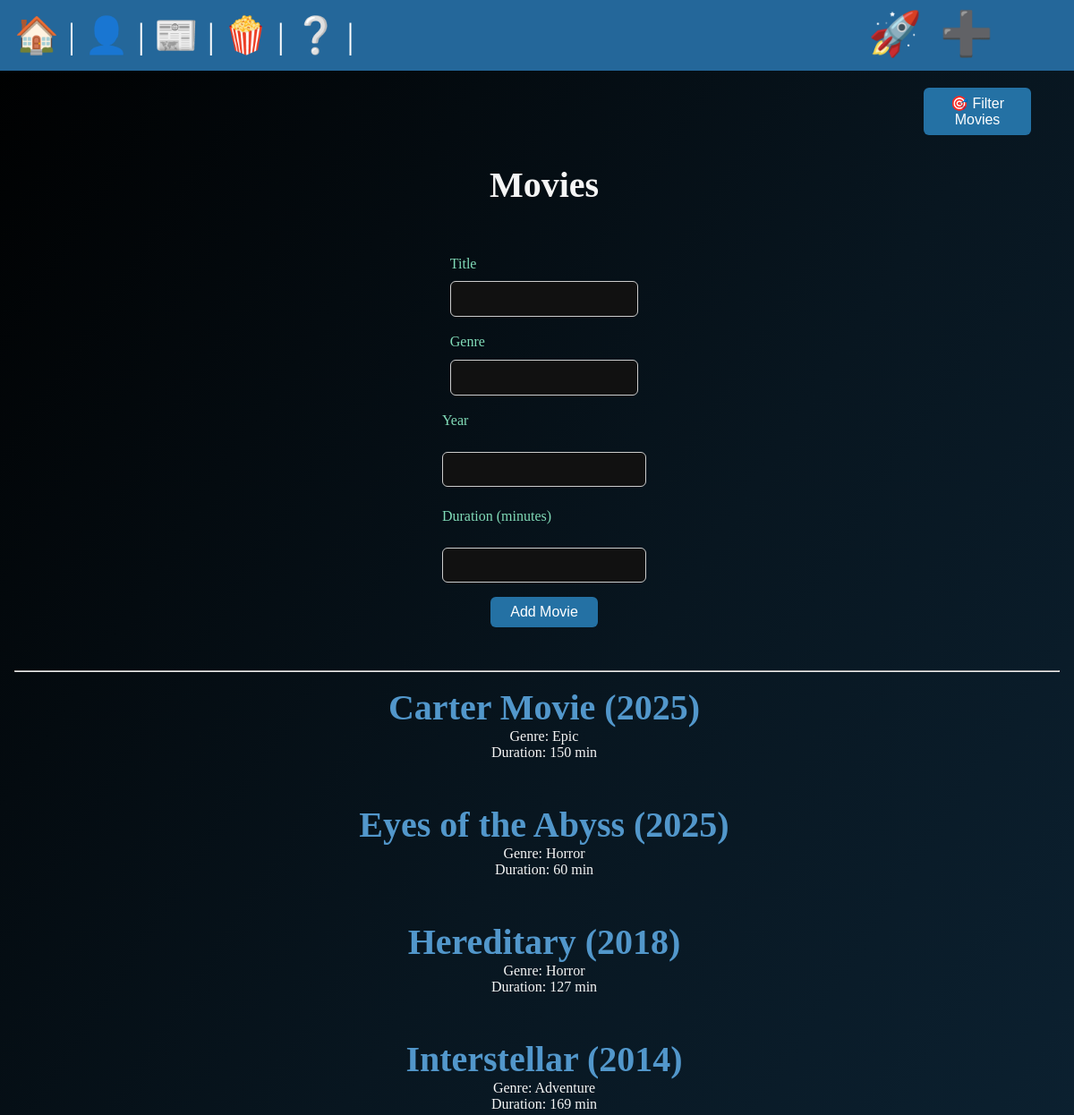
Before: /users/movies/ (upper part) with the older database file.
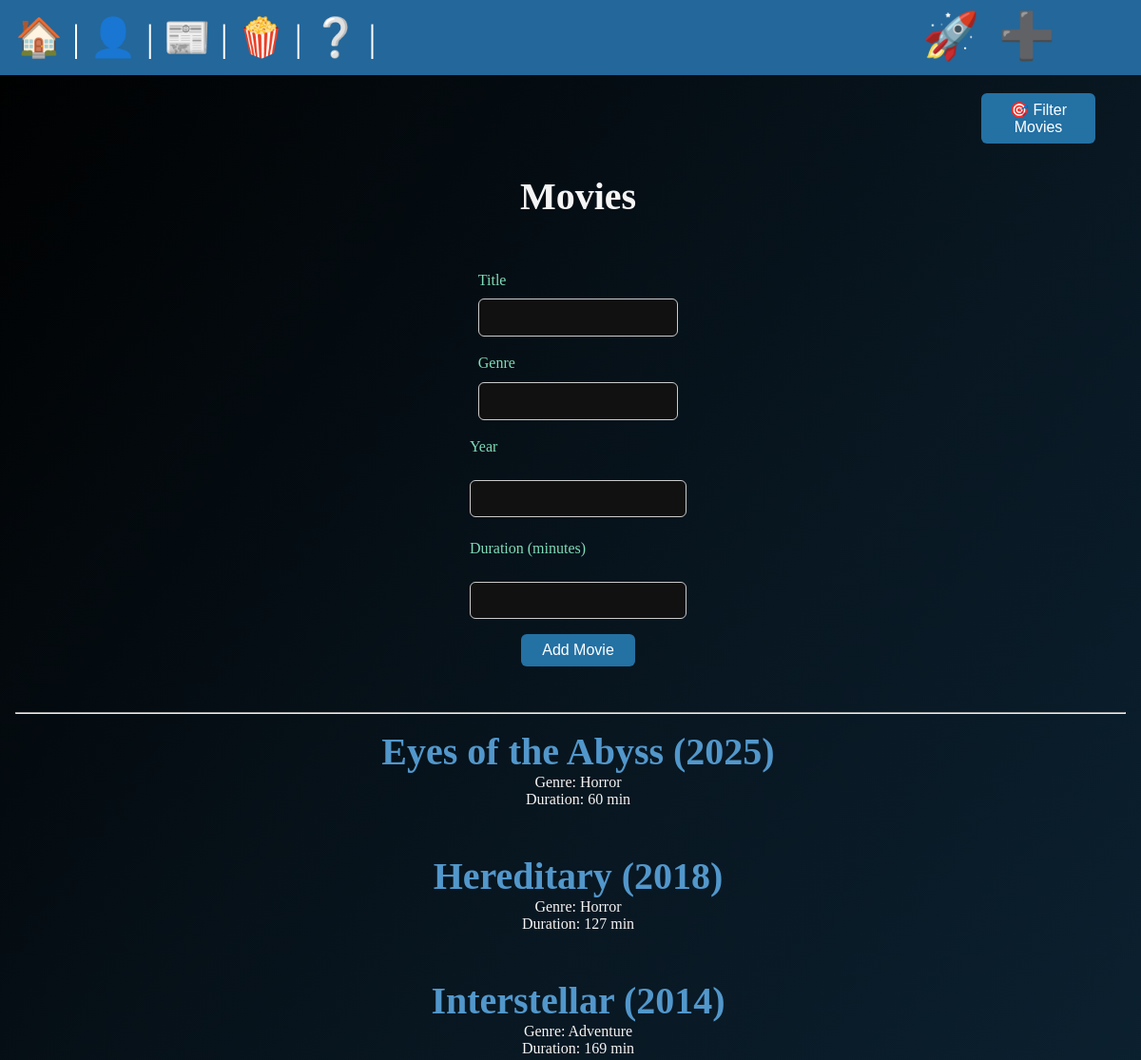
After: the same page with the newer database file.
### users/models.py (models this page shows, shortened)
class Movie(models.Model):
    title = models.TextField(db_index=True)
    genre = models.TextField(db_index=True)
    year = models.IntegerField(db_index=True)
    duration_minutes = models.IntegerField(db_index=True)

### users/views.py (the view)
# urls.py: path('movies/', views.movies_list, name='movies'),
def movies_list(request):
    movies = Movie.objects.all().order_by('title')
    if request.method == 'POST':
        form = MovieForm(request.POST)
        if form.is_valid():
            form.save()
            return redirect('users:movies')
    else:
        form = MovieForm()
    return render(request, 'users/movies.html', {
        'movies': movies,
        'form': form
    })

### users/forms.py
class MovieForm(forms.ModelForm):
    class Meta:
        model = Movie
        fields = ['title', 'genre', 'year', 'duration_minutes']

### users/templates/users/movies.html (shortened to what this page needs)
{% extends 'layout.html' %}
{% block content %}
<section>
    <div class="filter-button-wrapper">
        <form action="{% url 'users:filter_movies' %}" method="get">
            <button type="submit" class="filter-movie-button">🎯 Filter Movies</button>
        </form>
    </div>
    <h1 class="add-movies-container">
        Movies
    </h1>
    <div class="add-movies-container">
        <form method="post" class="add-movies-form">
            <div class="form-group1">
                <label for="id_title">Title</label>
                {{ form.title }}
            </div>
            <div class="form-group1">
                <label for="id_genre">Genre</label>
                {{ form.genre }}
            </div>
            <div class="form-group">
                <label for="id_year">Year</label>
                {{ form.year }}
            </div>
            <div class="form-group">
                <label for="id_duration_minutes">Duration (minutes)</label>
                {{ form.duration_minutes }}
            </div>
            <button type="submit">Add Movie</button>
        </form>
    </div>
    <hr>
    {% for movie in movies %}
        <article class="add-movies-container">
            <h2>
                <a href="{% url 'users:edit_movie' pk=movie.pk %}">
                    {{ movie.title }} ({{ movie.year }})
                </a>
            </h2>
            <p>Genre: {{ movie.genre }}</p>
            <p>Duration: {{ movie.duration_minutes }} min</p>
        </article>
    {% endfor %}
</section>
{% endblock %}

### templates/layout.html (shortened to what this page needs)
<!DOCTYPE html>
{% load static %}
<html lang="en">
<head>
    <link rel="stylesheet" href="{% static 'css/style.css' %}">
</head>
<body>
    <header style="position: relative;">
        <nav>
            <a href="/">
                <span role="img" aria-label="Home" title="Home">🏠</span>
            </a> |
            <a href="{% url 'users:list' %}">
                <span role="img" aria-label="User" title="Users">👤</span>
            </a> |
            <a href="{% url 'posts:list' %}">
                <span role="img" aria-label="Post" title="Posts">📰</span>
            </a> |
            <a href="{% url 'users:movies' %}">
                <span role="img" aria-label="Movie" title="Movies">🍿</span>
            </a> |
            <a href="/about">
                <span role="img" aria-label="Smile" title="About">❔</span>
            </a> |
        </nav>
        {% if user.is_authenticated %}
        <form class="logout" action="{% url 'users:logout' %}" method="post">
            {% csrf_token %}
            <button class="logout-button" aria-label="User Logout" title="Logout">
                👋
            </button>
        </form>
        {% else %}
            <a href="{% url 'users:login' %}" class="top-right-link-offset-2">
                <span role="img" aria-label="User Login" title="Login">🚀</span>
            </a>
            <a href="{% url 'users:register' %}" class="top-right-link-offset">
                <span role="img" aria-label="User Registration" title="Register">➕</span>
            </a>
        {% endif %}
    </header>
    <main>
        {% block content %}
        {% endblock %}
    </main>
</body>
</html>

### static/css/style.css (style rules this page uses)
* { margin: 0; padding: 0; box-sizing: border-box; }
body { min-height: 100vh; background: linear-gradient(to bottom right, #000000, #081620, #0d2537); color: whitesmoke; font-size: 3rem; }
nav { padding: 1rem; background-color: #24679a; color: white; font-size: 2.5rem; }
main { padding: 1rem; }
section { display: flex; flex-flow: column; gap: 1rem; }
h1, h2 { font-size: 2.5rem; }
p { font-size: 1rem; }
a { text-decoration: none; color: #5297cb; }
.top-right-link-offset { position: absolute; top: 10px; right: 90px; text-decoration: none; font-weight: bold; }
.top-right-link-offset-2 { position: absolute; top: 10px; right: 170px; text-decoration: none; font-weight: bold; }
.add-movies-container { display: flex; flex-direction: column; align-items: center; padding-left: 1rem; margin-bottom: 2rem; }
.add-movies-container label { font-size: 1.2rem; margin-top: 0.5rem; color: #81dbb8; }
.add-movies-container input { padding: 0.5rem; margin-bottom: 1rem; width: 300px; border-radius: 6px; border: 1px solid #ccc; }
.add-movies-container button { padding: 0.5rem 1rem; border: none; background-color: #2471a4; color: white; border-radius: 6px; cursor: pointer; }
.add-movies-form { display: flex; flex-direction: column; align-items: center; }
.form-group1 textarea { width: 13.15rem; height: 2.5rem; max-width: 400px; padding: 0.6rem; font-size: 1rem; border-radius: 6px; border: 1px solid #ccc; background-color: #111; color: #fff; resize: none; }
.form-group1 label { display: block; font-size: 1rem; margin-bottom: 0.4rem; color: #81dbb8; }
.form-group label { display: block; font-size: 1rem; margin-bottom: 0.4rem; color: #81dbb8; }
.form-group input { width: 100%; padding: 0.6rem; font-size: 1rem; border-radius: 6px; border: 1px solid #ccc; background-color: #111; color: #fff; }
textarea { resize: none; }
button, .cancel-button { padding: 0.5rem 1.2rem; font-size: 1rem; border-radius: 6px; border: none; cursor: pointer; text-align: center; text-decoration: none; display: inline-block; width: 120px; }
.filter-button-wrapper { display: flex; justify-content: flex-end; margin-bottom: 1rem; margin-right: 2rem; }
.filter-movie-button { padding: 0.5rem 1rem; border: none; background-color: #2471a4; color: white; border-radius: 6px; cursor: pointer; font-size: 1rem; }

Changed rows visible on the page:
removed Movie: title "Carter Movie", year "2025", genre "Epic", duration_minutes "150"
